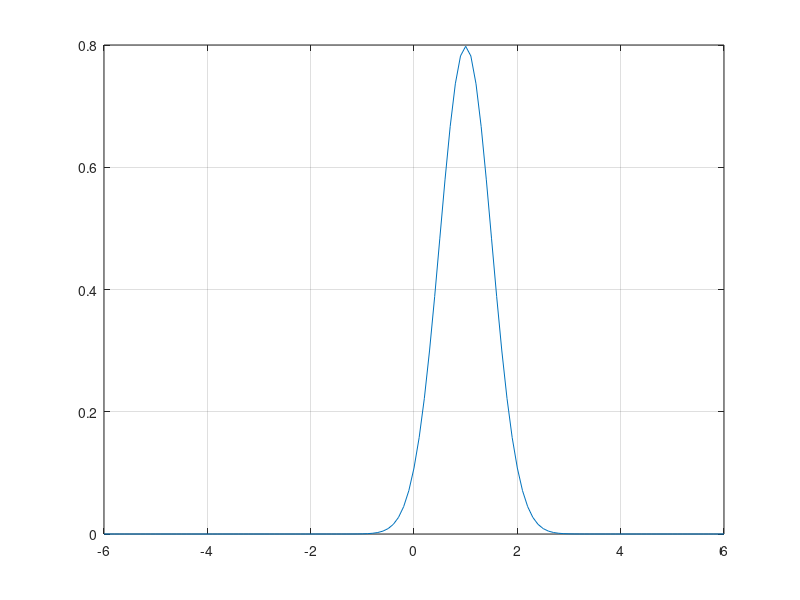

Here is the MATLAB script that generated this plot:
clc;
close all;
clear all;

pkg load statistics;

m = 1;
sd = 0.5;

x = -6:0.1:6;

y = normpdf(x, m, sd);

figure(1)

plot(x,y);



xlabel = ('X valuses');
ylabel = ('PDF');

grid on;
